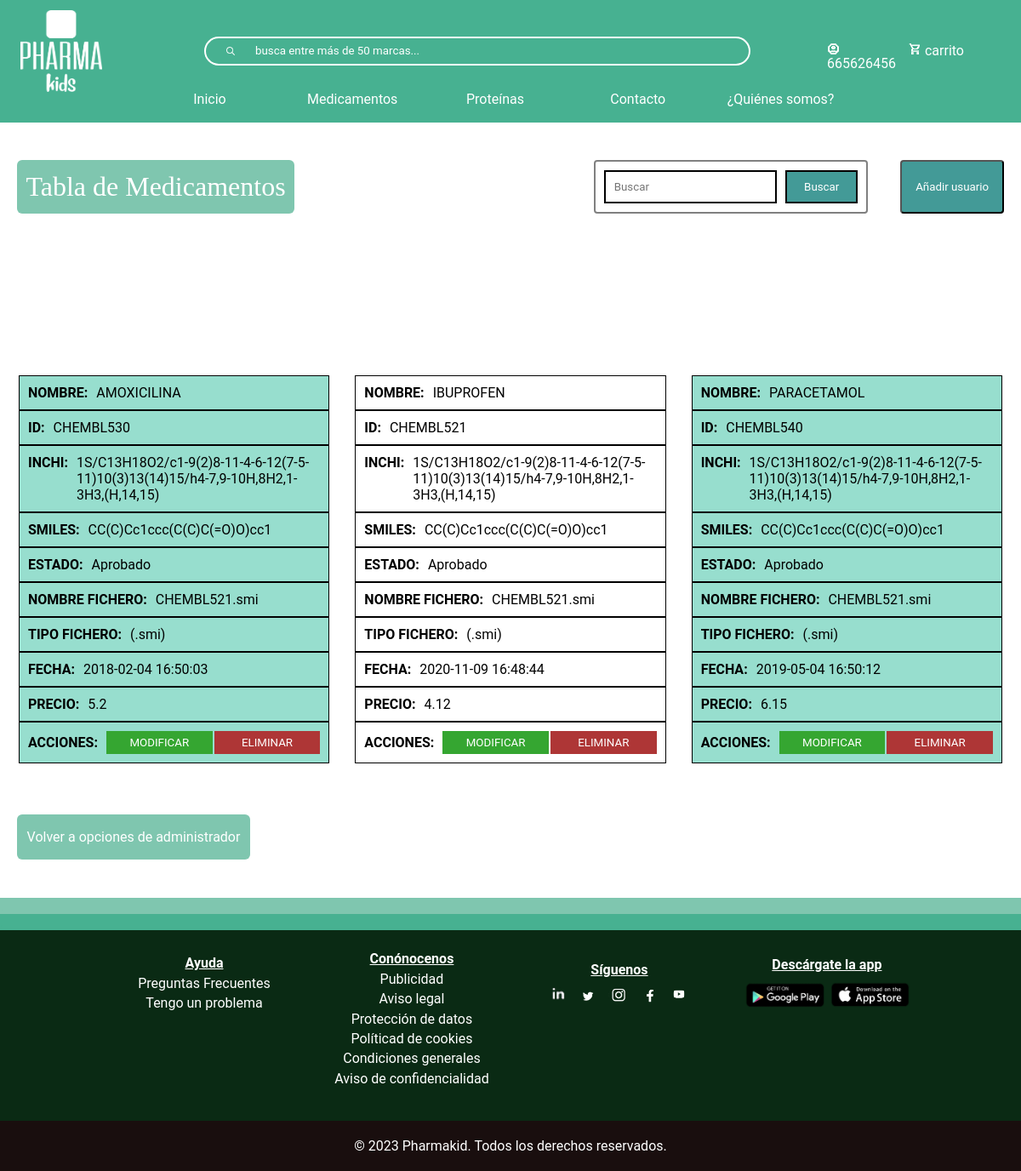
Screenshot of /tablaMedicamentos.php (signed in) with the database file from the repository.
### tables this page shows
CREATE TABLE `medicamento` (
  `inchi` varchar(200) NOT NULL,
  `smiles` varchar(100) NOT NULL,
  `estadoMedicamento` varchar(20) NOT NULL,
  `precio` float NOT NULL,
  `nombre` varchar(150) NOT NULL,
  `id` varchar(10) NOT NULL,
  `nombreFichero` varchar(100) NOT NULL,
  `tiposFichero` varchar(10) NOT NULL,
  `fecha` datetime NOT NULL
);

### tablaMedicamentos.php (the view, shortened to what this page needs)
<?php
include_once("bbdd/connexionBaseDeDatos.php");
?>
<!DOCTYPE html>
<html lang="en">
<head>
    <link rel="stylesheet" type="text/css" href="css/index.css" >
    <link rel="stylesheet" type="text/css" href="css/header.css" >
    <link rel="stylesheet" type="text/css" href="css/footer.css" >
    <link rel="stylesheet" type="text/css" href="css/tablas.css" >
</head>
<body>
    <?php require("footerHeader/header.php")?>
<div id="divTabla">
    <div class="contenedor-botones">
    <h1>Tabla de Medicamentos</h1>
    <div class="conjunto-buscar-anadir">
        <form action="buscar-medicamento.php" class="form-busqueda" method="get" name="formu">
                <div class="botones-filtrar" style='display:flex'>
                    <input class="input-busqueda" type="text" placeholder="Buscar"/>
                    <input class="btn-busqueda" type="submit" value="Buscar"/>
                </div>
            </form>
        <button id="anadirButton">Añadir usuario</button>
    </div>
</div>
        <?php
        $sql= mysqli_query($conexion, "SELECT * FROM medicamento ORDER BY nombre");
        $resultado = mysqli_num_rows($sql);
        if ($resultado > 0){
            echo "
                <table id='tabla_medicamento'>
                    <thead>
                        <tr>
                            <th>NOMBRE</th>
                            <th>ID</th>
                            <th>INCHI</th>
                            <th>SMILES</th>
                            <th>ESTADO</th>
                            <th>NOMBRE FICHERO</th>
                            <th>TTIPO FICHERO</th>
                            <th>FECHA</th>
                            <th>PRECIO</th>
                            <th>ACCIONES</th>
                        </tr>
                    </thead>
                    <tbody class='clase_tbody'>"
            ;
            while($row = mysqli_fetch_assoc($sql)){
                $nombre = $row["nombre"];
                $id = $row['id'];
                $inchi = $row["inchi"];
                $smiles= $row["smiles"];
                $estado = $row["estadoMedicamento"];
                $nombreFichero = $row["nombreFichero"];
                $tipoFichero = $row["tiposFichero"];
                $fecha = $row["fecha"];
                $precio = $row["precio"];
                echo "
                <tr>
                    <td titulo='NOMBRE:'>$nombre</td>
                    <td titulo='ID:'>$id</td>
                    <td style='text-align:left' titulo='INCHI:'>$inchi</td>
                    <td titulo='SMILES:'>$smiles</td>
                    <td titulo='ESTADO:'>$estado</td>
                    <td titulo='NOMBRE FICHERO:'>$nombreFichero</td>
                    <td titulo='TIPO FICHERO:'>$tipoFichero</td>
                    <td titulo='FECHA:'>$fecha</td>
                    <td titulo='PRECIO:'>$precio</td>
                    <td titulo='ACCIONES:' class='td-btn'>
                        <button class='modificar'>MODIFICAR</button>
                        <button class='eliminar'>ELIMINAR</button>
                    </td>
                </tr>
                ";
            }
            echo "</tbody>";
        }
        else
    {
      echo "<h3 style='text-align:-webkit-center'>No encontrado</h3>";
    }
        ?>
        </table>
        <a href="administrador.php">Volver a opciones de administrador</a>
    </div>
    <footer>
    <?php require("footerHeader/footer.php")?>
</body>
</html>

### css/index.css (style rules this page uses)
* { font-family: "Roboto"; padding: 0; margin: 0; box-sizing: border-box; }

### css/header.css (style rules this page uses)
* { margin: 0; box-sizing: border-box; }
a { text-decoration: none; }

### css/footer.css (style rules this page uses)
footer { color: #FFFFFF; background-color: #0a2a14; }

### css/tablas.css (style rules this page uses)
table { width: 100%; }
.conjunto-buscar-anadir { display: flex; justify-content: space-between; gap: 38px; }
#divTabla { margin: auto; display: flex; flex-direction: column; width: 100%; padding: 45px 20px; text-align: center; margin-top: 143px; }
.contenedor-botones { display: flex; justify-content: space-between; margin-bottom: 5%; }
#anadirButton { width: 26% ; background-color: #439A97; color: white; border-radius: 4px; cursor: pointer; padding: 10px; transition: .3s; }
#divTabla form { margin-left: 0; }
#divTabla h1 { text-align: center; color: #FFFFFF; background-color: #7FC6AF; border-radius: 6px; width: 100%; text-align: center; max-width: 326px; padding: 4px; font-weight: normal; font-family: Manrope; display: flex; justify-content: center; align-items: center; }
table { width: 100%; border-radius: 20px; margin-top: 100px; }
#divTabla #tabla-user td, #divTabla #tabla_medicamento td { color: #000; border-spacing: 4px; border-collapse: separate; padding: 5px; text-align: center; }
#divTabla #tabla_medicamento td { padding: 2px; }
table tr:nth-child(odd) { background-color: #97DECE; }
#divTabla > a, #divTablaProteina a { margin-top: 5%; background-color: #7FC6AF; border-radius: 6px; width: 100%; padding: 17px 0; max-width: 274px; border: none; color: white; transition: .3s; }
.btn-busqueda-proteina, .btn-busqueda { color: white; border: 2px solid black; background-color: #439A97; margin-left: 10px; padding: 10px 20px; cursor: pointer; transition: .3s; }
.form-busqueda { display: flex; float: right; background-color: initial; padding: 10px; border-radius: 4px; border: 2px solid gray; }
.form-busqueda .input-busqueda { display: flex; width: 100%; border: 2px solid black; padding: 10px }
#divTabla .td-btn { width: 100%; background-color: #F1F1F1; display: flex; padding: 0; height: 100%; align-items: center; }
.modificar { background-color: #35a631; color: white; padding: 10px; height: 100%; margin-right: 2px; width: 100%; border: none; cursor: pointer; transition: .3s; }
.eliminar { width: 100%; height: 100%; background-color: #ae3636; color: white; padding: 10px; border: none; cursor: pointer; transition: .3s; }
#divTabla table td:last-child { background-color: #fff; }
@media screen and (max-width:1277px) { #divTabla table td:last-child { padding: 10px; background-color: initial; justify-content: initial; } }
@media screen and (max-width:1277px) { #tabla_medicamento tr { display: flex; flex-direction: column; } }
@media screen and (max-width:1277px) { #tabla_medicamento .clase_tbody { margin-top: 30px; display: grid; grid-template-columns: repeat(auto-fit, minmax(350px, 1fr)); grid-gap: 30px; width: 100%; transition: .3s; } }
@media screen and (max-width:1277px) { #divTabla #tabla_medicamento td[titulo] { display: flex; padding: 10px; border: 1px solid black; } }
@media screen and (max-width:1277px) { #tabla_medicamento td[titulo] { border: 1px solid ; } }
@media screen and (max-width:1277px) { #tabla_medicamento td[titulo]::before { content: attr(titulo); padding: 0 10px 0 0; font-weight: bold; text-transform: uppercase; } }
@media screen and (max-width:1277px) { #tabla_medicamento .td-btn button { max-width: 130px; padding: 6px; } }
@media screen and (max-width:1267px) { #divTabla table td:last-child, #divTablaProteina table td:last-child { padding: 10px; background-color: initial; justify-content: initial; } }

### rows the page displays
medicamento: nombre "AMOXICILINA", id "CHEMBL530", inchi "1S/C13H18O2/c1-9(2)8-11-4-6-12(7-5-11)10(3)13(14)15/h4-7,9-10H,8H2,1-3H3,(H,14,15)", smiles "CC(C)Cc1ccc(C(C)C(=O)O)cc1", estadoMedicamento "Aprobado", nombreFichero "CHEMBL521.smi", tiposFichero "(.smi)", fecha "2018-02-04 16:50:03", precio "5.2"
medicamento: nombre "IBUPROFEN", id "CHEMBL521", inchi "1S/C13H18O2/c1-9(2)8-11-4-6-12(7-5-11)10(3)13(14)15/h4-7,9-10H,8H2,1-3H3,(H,14,15)", smiles "CC(C)Cc1ccc(C(C)C(=O)O)cc1", estadoMedicamento "Aprobado", nombreFichero "CHEMBL521.smi", tiposFichero "(.smi)", fecha "2020-11-09 16:48:44", precio "4.12"
medicamento: nombre "PARACETAMOL", id "CHEMBL540", inchi "1S/C13H18O2/c1-9(2)8-11-4-6-12(7-5-11)10(3)13(14)15/h4-7,9-10H,8H2,1-3H3,(H,14,15)", smiles "CC(C)Cc1ccc(C(C)C(=O)O)cc1", estadoMedicamento "Aprobado", nombreFichero "CHEMBL521.smi", tiposFichero "(.smi)", fecha "2019-05-04 16:50:12", precio "6.15"

### other values shown
$_SESSION['usuario'] "665626456"
